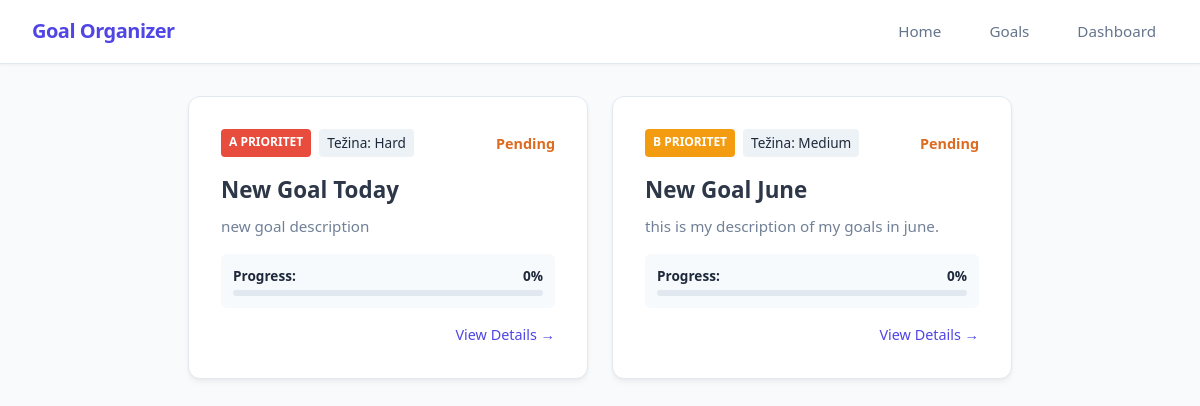
Page /dashboard on the earlier database version.
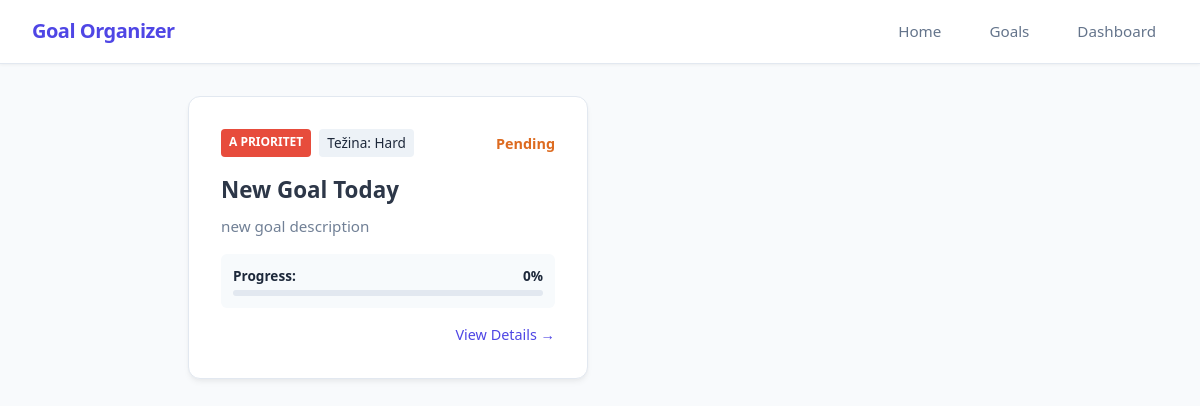
Same page on the later database version.
### app/models_db.py (models this page shows, shortened)
class Goal(db.Model):
    id = db.Column(db.Integer, primary_key=True)
    title = db.Column(db.String(100), nullable=False)
    description = db.Column(db.Text, nullable=False)
    tasks = db.Column(db.JSON, nullable=True, default=[])
    is_completed = db.Column(db.Boolean, default=False)
    progress_percentage = db.Column(db.Float, default=0.0)
    difficulty = db.Column(db.String(20), nullable=False, default='Medium')
    priority = db.Column(db.String(1), nullable=False, default='b')
    created_at = db.Column(db.DateTime, default=datetime.now(timezone.utc), nullable=False)

### app/routes.py (the view)
@main.route("/dashboard", methods=['GET', 'POST'])
def dashboard():
    goals = Goal.query.order_by(Goal.priority.asc()).all()
    return render_template('dashboard.html', goals=goals)

### app/templates/dashboard.html (shortened to what this page needs)
{% extends 'base.html' %}
{%block content%}
<div class="dashboard-wrapper">
    <div class="goals-grid-container">
        {% if goals %}
            {% for goal in goals %}
                <div class="card" style="margin: 0; display: flex; flex-direction: column; gap: 1rem; justify-content: space-between;">
                    <div style="display: flex; gap: 0.5rem; align-items: center; justify-content: space-between;">
                        <div style="display: flex; gap: 0.5rem;">
                            <span class="badge badge-{{ goal.priority }} ">{{ goal.priority | upper }} prioritet</span>
                            <span style="background: #edf2f7; padding: 0.25rem 0.5rem; border-radius: 4px; font-size: 0.85rem; font-weight: 500;">
                                Težina: {{ goal.difficulty }}
                            </span>
                        </div>
                        <div>
                            {% if goal.is_completed %}
                                <span style="color: #38a169; font-weight: bold; font-size: 0.9rem;">✓ Completed</span>
                            {% else %}
                                <span style="color: #dd6b20; font-weight: bold; font-size: 0.9rem;">Pending</span>
                            {% endif %}
                        </div>
                    </div>
                    <div>
                        <h2 style="margin: 0 0 0.5rem 0; font-size: 1.4rem;">
                            <a href="{{ url_for('main.view_goal', goal_id=goal.id) }}" style="color: #2d3748; text-decoration: none; hover: underline;">
                                {{ goal.title }}
                            </a>
                        </h2>
                        <p style="margin: 0; color: #718096; line-height: 1.5; font-size: 0.95rem;">
                            {{ goal.description or 'Nema opisa.' }}
                        </p>
                    </div>
                    <div style="background: #f7fafc; padding: 0.75rem; border-radius: 6px;">
                        <div style="display: flex; justify-content: space-between; margin-bottom: 0.25rem; font-weight: 600; font-size: 0.85rem;">
                            <span>Progress:</span>
                            <span>{{ goal.progress_percentage | round | int }}%</span>
                        </div>
                        <div style="width: 100%; background: #e2e8f0; height: 6px; border-radius: 4px; overflow: hidden;">
                        </div>
                    </div>
                    <div style="display: flex; justify-content: flex-end; margin-top: auto;">
                        <a href="{{ url_for('main.view_goal', goal_id=goal.id) }}" style="text-decoration: none; color: var(--primary); font-weight: 500; font-size: 0.9rem;">
                            View Details →
                        </a>
                    </div>
                </div>
            {% endfor %}
        {% else %}
            <p style="grid-column: span 2; text-align: center; color: var(--text-muted); font-style: italic;">
                Trenutno nemate dodanih ciljeva.
            </p>
        {% endif %}
    </div>
</div>
{% endblock %}

Differences in the rows shown:
removed Goal: priority "B", difficulty "Medium", is_completed "Pending", title "New Goal June", description "this is my description of my goals in june.", progress_percentage "0"
